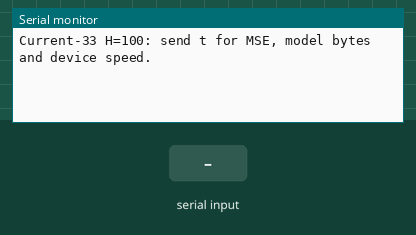
The sketch below on a simulated Arduino Uno, built for the host (arithmetic inside an expression is 32-bit, double 64-bit). Shown: the last lines printed to the serial monitor. Inputs (shaded band) come from the test bench.

Above: at 2.2 s.
2.3 s: "t\n" received over Serial
At 3.56 s:
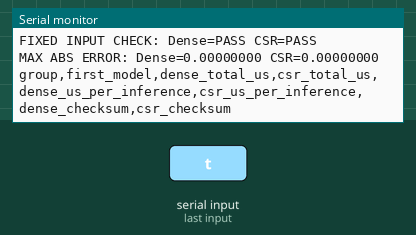
3.8 s: "1\n" received over Serial
At 5.1 s:
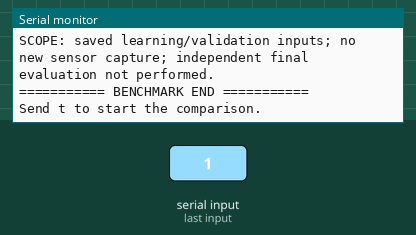

The sketch:

compare_h100.ino
```cpp
#include <Arduino.h>
#include <cmath>
#include "parameters.h"

#if defined(__GNUC__)
#define NOINLINE __attribute__((noinline))
#define COMPILER_BARRIER() __asm__ __volatile__("" ::: "memory")
#else
#define NOINLINE
#define COMPILER_BARRIER()
#endif

// Explicit declarations keep Arduino's prototype generation independent of attributes.
void densePredict(const float *input, float *output);
void csrPredict(const float *input, float *output);
uint32_t timeBatch(void (*predict)(const float *, float *), uint16_t firstInput, double &checksum);

constexpr uint16_t WARMUP_CALLS = 10;
constexpr uint16_t CALLS_PER_GROUP = 100;
constexpr uint16_t GROUP_COUNT = 5;
static_assert(GROUP_COUNT > 1, "Sample standard deviation needs multiple groups.");

// Outputs remain observable after the timer; both kernels write the same buffer.
float benchmarkOutputs[CALLS_PER_GROUP][3];
volatile double checksumSink = 0.0;

NOINLINE void densePredict(const float *input, float *output) {
  float layer1[CSR_HIDDEN_SIZE] = {0};
  float layer2[CSR_HIDDEN_SIZE] = {0};
  for (int row = 0; row < CSR_HIDDEN_SIZE; row++) {
    float sum = bias_1[row];
    for (int col = 0; col < 3; col++) sum += dense_weight_1[row * 3 + col] * input[col];
    layer1[row] = sum > 0.0f ? sum : 0.0f;
  }
  for (int row = 0; row < CSR_HIDDEN_SIZE; row++) {
    float sum = bias_2[row];
    for (int col = 0; col < CSR_HIDDEN_SIZE; col++) sum += dense_weight_2[row * CSR_HIDDEN_SIZE + col] * layer1[col];
    layer2[row] = sum > 0.0f ? sum : 0.0f;
  }
  for (int row = 0; row < 3; row++) {
    float sum = bias_3[row];
    for (int col = 0; col < CSR_HIDDEN_SIZE; col++) sum += dense_weight_3[row * CSR_HIDDEN_SIZE + col] * layer2[col];
    output[row] = sum;
  }
}

void sparseLayer(const float *input, const float *values, const uint8_t *columns,
                 const uint16_t *pointers, const float *bias, int rows,
                 float *output, bool useRelu) {
  for (int row = 0; row < rows; row++) {
    float sum = bias[row];
    for (uint16_t p = pointers[row]; p < pointers[row + 1]; p++) sum += values[p] * input[columns[p]];
    output[row] = useRelu ? (sum > 0.0f ? sum : 0.0f) : sum;
  }
}

NOINLINE void csrPredict(const float *input, float *output) {
  float layer1[CSR_HIDDEN_SIZE] = {0};
  float layer2[CSR_HIDDEN_SIZE] = {0};
  sparseLayer(input, weight_1_values, weight_1_col_idx, weight_1_row_ptr, bias_1, CSR_HIDDEN_SIZE, layer1, true);
  sparseLayer(layer1, weight_2_values, weight_2_col_idx, weight_2_row_ptr, bias_2, CSR_HIDDEN_SIZE, layer2, true);
  sparseLayer(layer2, weight_3_values, weight_3_col_idx, weight_3_row_ptr, bias_3, 3, output, false);
}

size_t denseModelBytes() {
  return sizeof(dense_weight_1) + sizeof(dense_weight_2) + sizeof(dense_weight_3)
       + sizeof(bias_1) + sizeof(bias_2) + sizeof(bias_3);
}

size_t csrModelBytes() {
  return sizeof(weight_1_values) + sizeof(weight_1_col_idx) + sizeof(weight_1_row_ptr) + sizeof(bias_1)
       + sizeof(weight_2_values) + sizeof(weight_2_col_idx) + sizeof(weight_2_row_ptr) + sizeof(bias_2)
       + sizeof(weight_3_values) + sizeof(weight_3_col_idx) + sizeof(weight_3_row_ptr) + sizeof(bias_3);
}

bool checkOutput(const float *actual, const float *expected, float &maxError) {
  bool passed = true;
  for (int c = 0; c < 3; c++) {
    if (!std::isfinite(actual[c]) || !std::isfinite(expected[c])) {
      passed = false;
      continue;
    }
    float error = std::fabs(actual[c] - expected[c]);
    if (error > maxError) maxError = error;
    if (error > 1.0e-5f + 1.0e-5f * std::fabs(expected[c])) passed = false;
  }
  return passed;
}

void fixedInputCheck(bool &densePassed, bool &csrPassed, float &denseError, float &csrError) {
  densePassed = csrPassed = true;
  denseError = csrError = 0.0f;
  for (uint16_t i = 0; i < BENCHMARK_INPUT_COUNT; i++) {
    float denseOutput[3], csrOutput[3];
    densePredict(BENCHMARK_INPUTS[i], denseOutput);
    csrPredict(BENCHMARK_INPUTS[i], csrOutput);
    if (!checkOutput(denseOutput, DENSE_EXPECTED_OUTPUTS[i], denseError)) densePassed = false;
    if (!checkOutput(csrOutput, CSR_EXPECTED_OUTPUTS[i], csrError)) csrPassed = false;
  }
}

double outputChecksum(uint16_t count) {
  double checksum = 0.0;
  for (uint16_t i = 0; i < count; i++) {
    for (int c = 0; c < 3; c++) checksum += benchmarkOutputs[i][c];
  }
  checksumSink = checksum;
  return checksum;
}

NOINLINE uint32_t timeBatch(void (*predict)(const float *, float *), uint16_t firstInput, double &checksum) {
  COMPILER_BARRIER();
  uint32_t start = static_cast<uint32_t>(micros());
  COMPILER_BARRIER();
  for (uint16_t i = 0; i < CALLS_PER_GROUP; i++) {
    uint16_t index = (firstInput + i) % BENCHMARK_INPUT_COUNT;
    predict(BENCHMARK_INPUTS[index], benchmarkOutputs[i]);
  }
  COMPILER_BARRIER();
  uint32_t elapsed = static_cast<uint32_t>(micros()) - start;
  COMPILER_BARRIER();
  checksum = outputChecksum(CALLS_PER_GROUP);
  return elapsed;
}

void timingStatistics(const uint32_t *totals, double &mean, double &stddev) {
  mean = 0.0;
  for (uint16_t i = 0; i < GROUP_COUNT; i++) mean += static_cast<double>(totals[i]) / CALLS_PER_GROUP;
  mean /= GROUP_COUNT;
  double squared = 0.0;
  for (uint16_t i = 0; i < GROUP_COUNT; i++) {
    double difference = static_cast<double>(totals[i]) / CALLS_PER_GROUP - mean;
    squared += difference * difference;
  }
  stddev = std::sqrt(squared / (GROUP_COUNT - 1));
}

// Inserted by export_experiments.py. These functions run outside the timer.
bool validCSRLayer(const float *values, const uint8_t *columns,
                   const uint16_t *pointers, const float *bias,
                   int rows, int inputColumns, size_t nonzeros) {
  if (pointers[0] != 0 || pointers[rows] != nonzeros) return false;
  for (int row = 0; row < rows; row++) {
    if (!std::isfinite(bias[row]) || pointers[row] > pointers[row + 1]
        || pointers[row + 1] > nonzeros) return false;
    for (uint16_t p = pointers[row]; p < pointers[row + 1]; p++) {
      if (!std::isfinite(values[p]) || columns[p] >= inputColumns) return false;
      if (p > pointers[row] && columns[p - 1] >= columns[p]) return false;
    }
  }
  return true;
}

bool validCSRModel() {
  return validCSRLayer(weight_1_values, weight_1_col_idx, weight_1_row_ptr, bias_1,
                       CSR_HIDDEN_SIZE, 3, sizeof(weight_1_values) / sizeof(float))
      && validCSRLayer(weight_2_values, weight_2_col_idx, weight_2_row_ptr, bias_2,
                       CSR_HIDDEN_SIZE, CSR_HIDDEN_SIZE, sizeof(weight_2_values) / sizeof(float))
      && validCSRLayer(weight_3_values, weight_3_col_idx, weight_3_row_ptr, bias_3,
                       3, CSR_HIDDEN_SIZE, sizeof(weight_3_values) / sizeof(float));
}

int outputToRGB8(float value) {
  if (value < 0.0f) value = 0.0f;
  if (value > 1.0f) value = 1.0f;
  return static_cast<int>(value * 255.0f + 0.5f);
}

double savedInputMSE(void (*predict)(const float *, float *), const float (*inputs)[3],
                     const uint8_t (*targets)[3], uint16_t first, uint16_t count) {
  double squaredError = 0.0;
  for (uint16_t i = first; i < first + count; i++) {
    float output[3];
    predict(inputs[i], output);
    for (int c = 0; c < 3; c++) {
      if (!std::isfinite(output[c])) return NAN;
      int difference = outputToRGB8(output[c]) - static_cast<int>(targets[i][c]);
      squaredError += static_cast<double>(difference) * difference;
    }
  }
  return squaredError / (3.0 * count);
}

void printMSERow(const char *dataset, int readId, const float (*inputs)[3],
                 const uint8_t (*targets)[3], uint16_t first, uint16_t count) {
  double denseMSE = savedInputMSE(densePredict, inputs, targets, first, count);
  double csrMSE = savedInputMSE(csrPredict, inputs, targets, first, count);
  Serial.print(dataset); Serial.print(","); Serial.print(readId); Serial.print(",");
  Serial.print(count); Serial.print(","); Serial.print(denseMSE, 6);
  Serial.print(","); Serial.println(csrMSE, 6);
}

void printMSESummary() {
  Serial.println("MSE_SCALE=RGB8_0_255_HALF_UP");
  Serial.println("MSE_SOURCE=SAVED_INPUTS_REPLAYED_ON_DEVICE");
  Serial.println("TRAINING_TARGET_SOURCE=RECOVERED_NOTEBOOK_DISPLAY; ORIGINAL_PNG_NOT_VERIFIED");
  Serial.println("VALIDATION_ROLE=USED_TO_SELECT_THRESHOLD; NOT_INDEPENDENT_FINAL_TEST");
  Serial.println("INDEPENDENT_FINAL_EVALUATION=NOT_PERFORMED");
  Serial.println("mse_dataset,read_id,colors,dense_mse,csr_mse");
  printMSERow("learning_3x3", 0, TRAINING_INPUTS, TRAINING_TARGETS, 0, 9);
  printMSERow("learning_6x4", 0, TRAINING_INPUTS, TRAINING_TARGETS, 9, 24);
  printMSERow("learning_all33", 0, TRAINING_INPUTS, TRAINING_TARGETS, 0, TRAINING_INPUT_COUNT);
  for (uint16_t read = 0; read < VALIDATION_READ_COUNT; read++) {
    printMSERow("validation", read + 1, BENCHMARK_INPUTS, VALIDATION_TARGETS,
                read * VALIDATION_COLORS_PER_READ, VALIDATION_COLORS_PER_READ);
  }
  printMSERow("validation_mean", 0, BENCHMARK_INPUTS, VALIDATION_TARGETS, 0, BENCHMARK_INPUT_COUNT);
}

void printMetadata() {
  Serial.println("========== BENCHMARK START ==========");
  Serial.println("MODEL_GENERATION=CURRENT33_SEED42_EPOCH50000");
  Serial.println("BUILD_MODE=PAIRED_DENSE_AND_CSR");
  Serial.print("MODEL_STATUS="); Serial.println(CSR_PROVISIONAL ? "PROVISIONAL" : "SELECTED");
  Serial.print("H="); Serial.println(CSR_HIDDEN_SIZE);
  Serial.print("THRESHOLD="); Serial.println(CSR_THRESHOLD_TEXT);
  Serial.print("MODEL_SOURCE_SHA256="); Serial.println(CSR_SOURCE_MODEL_SHA256);
  Serial.print("INPUT_SHA256="); Serial.println(BENCHMARK_INPUT_SHA256);
  Serial.print("INPUT_COUNT="); Serial.println(BENCHMARK_INPUT_COUNT);
  Serial.print("WARMUP_CALLS="); Serial.println(WARMUP_CALLS);
  Serial.print("CALLS_PER_GROUP="); Serial.println(CALLS_PER_GROUP);
  Serial.print("GROUPS="); Serial.println(GROUP_COUNT);
  Serial.print("COMPILER="); Serial.println(__VERSION__);
#ifdef F_CPU
  Serial.print("F_CPU_HZ="); Serial.println(F_CPU);
#endif
  Serial.print("MODEL BYTES: Dense="); Serial.print(denseModelBytes());
  Serial.print(" CSR="); Serial.println(csrModelBytes());
  printMSESummary();
}

void runComparison() {
  if (!validCSRModel()) {
    Serial.println("CSR INDEX CHECK: FAIL; no inference or timing run.");
    return;
  }
  bool densePassed, csrPassed;
  float denseError, csrError;
  fixedInputCheck(densePassed, csrPassed, denseError, csrError);
  bool bytesMatch = denseModelBytes() == CSR_DENSE_REFERENCE_BYTES && csrModelBytes() == CSR_EXPECTED_MODEL_BYTES;
  if (!densePassed || !csrPassed || !bytesMatch) {
    printMetadata();
    Serial.print("FIXED INPUT CHECK: Dense="); Serial.print(densePassed ? "PASS" : "FAIL");
    Serial.print(" CSR="); Serial.println(csrPassed ? "PASS" : "FAIL");
    Serial.println("TIMING NOT RUN: check outputs and model byte counts.");
    Serial.println("=========== BENCHMARK END ===========");
    return;
  }
  // Explicit warmup after correctness checks; every output is consumed.
  for (uint16_t i = 0; i < WARMUP_CALLS; i++) {
    densePredict(BENCHMARK_INPUTS[i % BENCHMARK_INPUT_COUNT], benchmarkOutputs[0]);
    outputChecksum(1);
    csrPredict(BENCHMARK_INPUTS[i % BENCHMARK_INPUT_COUNT], benchmarkOutputs[0]);
    outputChecksum(1);
  }
  uint32_t denseTotals[GROUP_COUNT], csrTotals[GROUP_COUNT];
  double denseChecksums[GROUP_COUNT], csrChecksums[GROUP_COUNT];
  for (uint16_t group = 0; group < GROUP_COUNT; group++) {
    uint16_t first = (group * CALLS_PER_GROUP) % BENCHMARK_INPUT_COUNT;
    if (group % 2 == 0) {
      denseTotals[group] = timeBatch(densePredict, first, denseChecksums[group]);
      csrTotals[group] = timeBatch(csrPredict, first, csrChecksums[group]);
    } else {
      csrTotals[group] = timeBatch(csrPredict, first, csrChecksums[group]);
      denseTotals[group] = timeBatch(densePredict, first, denseChecksums[group]);
    }
  }
  double denseMean, denseStddev, csrMean, csrStddev;
  timingStatistics(denseTotals, denseMean, denseStddev);
  timingStatistics(csrTotals, csrMean, csrStddev);
  // All serial output and checksums are outside the timed interval.
  printMetadata();
  Serial.println("CSR INDEX CHECK: PASS");
  Serial.println("FIXED INPUT CHECK: Dense=PASS CSR=PASS");
  Serial.print("MAX ABS ERROR: Dense="); Serial.print(denseError, 8);
  Serial.print(" CSR="); Serial.println(csrError, 8);
  Serial.println("group,first_model,dense_total_us,csr_total_us,dense_us_per_inference,csr_us_per_inference,dense_checksum,csr_checksum");
  bool nonzeroTimes = true;
  for (uint16_t group = 0; group < GROUP_COUNT; group++) {
    if (denseTotals[group] == 0 || csrTotals[group] == 0) nonzeroTimes = false;
    Serial.print(group + 1); Serial.print(","); Serial.print(group % 2 == 0 ? "Dense" : "CSR");
    Serial.print(","); Serial.print(denseTotals[group]); Serial.print(","); Serial.print(csrTotals[group]);
    Serial.print(","); Serial.print(static_cast<double>(denseTotals[group]) / CALLS_PER_GROUP, 4);
    Serial.print(","); Serial.print(static_cast<double>(csrTotals[group]) / CALLS_PER_GROUP, 4);
    Serial.print(","); Serial.print(denseChecksums[group], 8); Serial.print(","); Serial.println(csrChecksums[group], 8);
  }
  Serial.print("DENSE mean_us="); Serial.print(denseMean, 4); Serial.print(" sample_stddev_us="); Serial.println(denseStddev, 4);
  Serial.print("CSR mean_us="); Serial.print(csrMean, 4); Serial.print(" sample_stddev_us="); Serial.println(csrStddev, 4);
  if (denseMean > 0.0) {
    Serial.print("CSR time_change_percent="); Serial.println((csrMean / denseMean - 1.0) * 100.0, 4);
  }
  Serial.print("TIMING VALID: "); Serial.println(nonzeroTimes ? "YES" : "NO (timer resolution)");
  Serial.println("SCOPE: saved learning/validation inputs; no new sensor capture; independent final evaluation not performed.");
  Serial.println("=========== BENCHMARK END ===========");
}

void setup() {
  Serial.begin(9600);
  delay(1000);
  Serial.println("Current-33 H=100: send t for MSE, model bytes and device speed.");
}

void loop() {
  if (Serial.available() > 0) {
    int command = Serial.read();
    if (command == 't' || command == 'T') runComparison();
    else if (command != '\r' && command != '\n' && command != ' ' && command != '\t') {
      Serial.println("Send t to start the comparison.");
    }
  }
}
```

Source omitted: parameters.h (210315 bytes)

Measured:
- after the input at 2.3 s, the serial monitor: prints a new line at once (image 1)
- after the input at 3.8 s, the serial monitor: prints a new line after 0.33 s (image 2)
